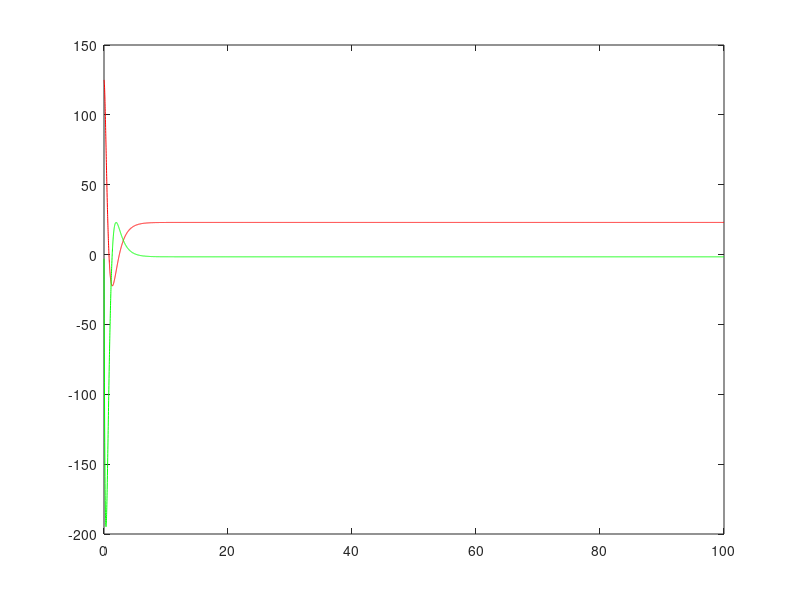
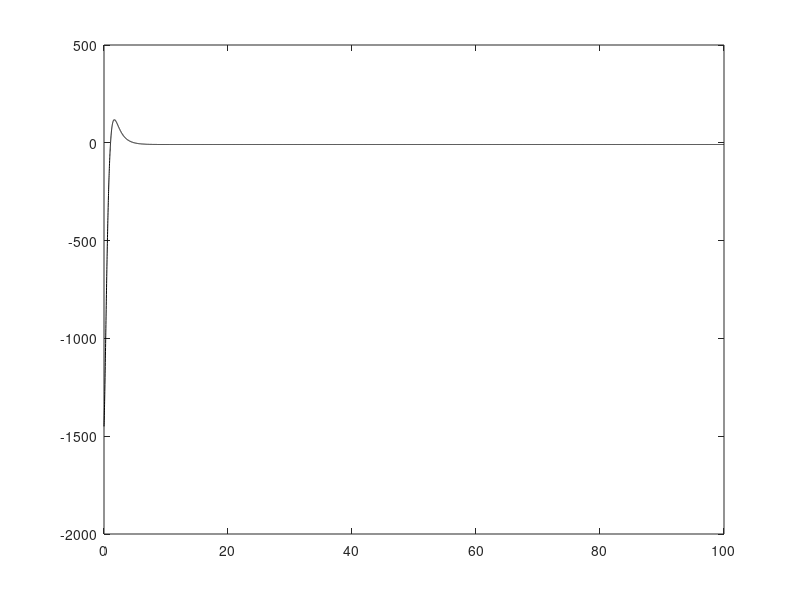

These charts were generated, in order, by the following MATLAB code:
% Modelo
A = [0 1; 0 -5];
B = [0; 1];
D = 0;

% Sistema real
At = A + 0.1*rand(2,2);
Bt = B + 0.1*rand(2,1);

% Mediciones
C1 = eye(2);
C2 = [1 0];

% Diseño controlador con las matrices del modelo
Aamp = [A [0;0]; C2 0];
Bamp = [B; 0];

y2d = 23; % Valor deseado para la posición

lambda_des = [-1, -2, -3]; % valores propios deseados para (6.73)
Kamp = acker(Aamp,Bamp,lambda_des);
K = Kamp(1:2); % Para los estados
KI = Kamp(3); % Para el error integral

% Simulacion
tf = 100;
deltaT = 0.01;
t = [0:0.01:100];

e = 13; % valor inicial para la integral
x = [125;-3];


log_x = zeros(length(t), 2);
log_u = zeros(length(t), 1);

for i = 1:length(t)
    
   u = -K*(C1*x) -KI*e;
   e_dot = C2*x - y2d;
   x_dot = At*x + Bt*u; % simulamos el sistema real
   
   
   log_x(i,:) = x;
   log_u(i,:) = u;
   x = x + x_dot*deltaT;
   e = e + e_dot*deltaT;
   
   
end

figure(1)
plot(t, log_x(:,1), 'r');
hold on;
plot(t, log_x(:,2), 'g');

figure(2)
plot(t, log_u(:), 'k');